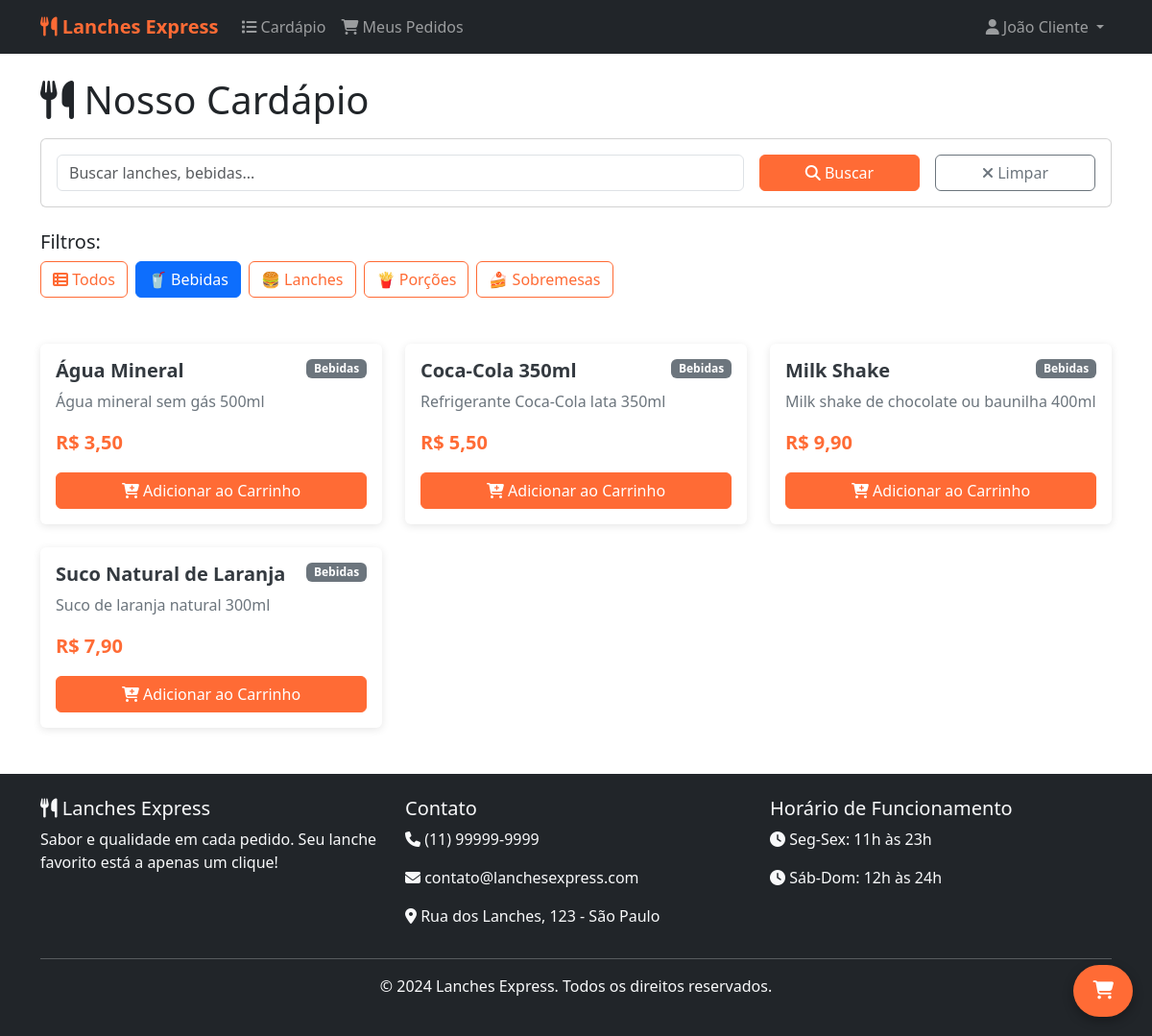
/cliente/menu.php?categoria=2 (signed in), run on the app's committed database.
### tables this page shows
CREATE TABLE categorias (
    id INT AUTO_INCREMENT PRIMARY KEY,
    nome VARCHAR(50) NOT NULL,
    descricao TEXT,
    ativo BOOLEAN DEFAULT TRUE,
    criado_em TIMESTAMP DEFAULT CURRENT_TIMESTAMP
);

CREATE TABLE produtos (
    id INT AUTO_INCREMENT PRIMARY KEY,
    nome VARCHAR(100) NOT NULL,
    descricao TEXT,
    preco DECIMAL(10,2) NOT NULL,
    categoria_id INT,
    imagem VARCHAR(255),
    disponivel BOOLEAN DEFAULT TRUE,
    ativo BOOLEAN DEFAULT TRUE,
    criado_em TIMESTAMP DEFAULT CURRENT_TIMESTAMP,
    atualizado_em TIMESTAMP DEFAULT CURRENT_TIMESTAMP ON UPDATE CURRENT_TIMESTAMP,
    FOREIGN KEY (categoria_id) REFERENCES categorias(id) ON DELETE SET NULL
);

### config/database.php (called while the page is built, shortened)
<?php
class Database {
    private static $instance = null;
    private $pdo;
    private $host = 'localhost';
    private $dbname = 'sistema_lanches';
    private $username = 'root';
    private $password = '';
    private function __construct() {
        try {
            $this->pdo = $this->createConnection(true);
        } catch (PDOException $e) {
            if ($this->isUnknownDatabaseError($e)) {
                try {
                    $this->bootstrapDatabase();
                } catch (Throwable $bootstrapError) {
                    die("Erro na conexão com o banco de dados: " . $bootstrapError->getMessage());
                }
            } else {
                die("Erro na conexão com o banco de dados: " . $e->getMessage());
            }
        }
    }
    private function createConnection($useDatabase = true) {
        $dsn = "mysql:host={$this->host};charset=utf8mb4";
        if ($useDatabase) {
            $dsn = "mysql:host={$this->host};dbname={$this->dbname};charset=utf8mb4";
        }
        $pdo = new PDO($dsn, $this->username, $this->password);
        $pdo->setAttribute(PDO::ATTR_ERRMODE, PDO::ERRMODE_EXCEPTION);
        $pdo->setAttribute(PDO::ATTR_DEFAULT_FETCH_MODE, PDO::FETCH_ASSOC);
        return $pdo;
    }
    public static function getInstance() {
        if (self::$instance === null) {
            self::$instance = new self();
        }
        return self::$instance;
    }
    public function getConnection() {
        return $this->pdo;
    }
}
function getDB() {
    return Database::getInstance()->getConnection();
}
?>

### classes/Categoria.php (called while the page is built, shortened)
<?php
require_once __DIR__ . '/../config/database.php';
class Categoria {
    private $db;
    public function __construct() {
        $this->db = getDB();
    }
    public function listarAtivas() {
        $stmt = $this->db->prepare("SELECT * FROM categorias WHERE ativo = TRUE ORDER BY nome");
        $stmt->execute();
        return $stmt->fetchAll();
    }
}
?>

### classes/Produto.php (called while the page is built, shortened)
<?php
require_once __DIR__ . '/../config/database.php';
class Produto {
    private $db;
    public function __construct() {
        $this->db = getDB();
    }
    public function listarPorCategoria($categoria_id = null) {
        if ($categoria_id) {
            $stmt = $this->db->prepare("
                SELECT p.*, c.nome as categoria_nome
                FROM produtos p
                LEFT JOIN categorias c ON p.categoria_id = c.id
                WHERE p.categoria_id = ? AND p.ativo = TRUE AND p.disponivel = TRUE
                ORDER BY p.nome
            ");
            $stmt->execute([$categoria_id]);
        }
        return $stmt->fetchAll();
    }
}
?>

### cliente/menu.php (the view, shortened to what this page needs)
<?php
require_once '../config/database.php';
require_once '../classes/Categoria.php';
require_once '../classes/Produto.php';
$categoria = new Categoria();
$produto = new Produto();
$categoria_atual = isset($_GET['categoria']) ? intval($_GET['categoria']) : null;
$busca = isset($_GET['busca']) ? trim($_GET['busca']) : '';
$categorias = $categoria->listarAtivas();
if ($categoria_atual) {
    $produtos = $produto->listarPorCategoria($categoria_atual);
} elseif ($busca) {
    $produtos = array_filter($produto->listarPorCategoria(), function($p) use ($busca) {
        return stripos($p['nome'], $busca) !== false || stripos($p['descricao'], $busca) !== false;
    });
} else {
    $produtos = $produto->listarPorCategoria();
}
include '../templates/header.php';
?>
<div class="row mb-4">
    <div class="col-12">
        <h1 class="mb-3">
            <i class="fas fa-utensils"></i> Nosso Cardápio
        </h1>
        <div class="card mb-4">
            <div class="card-body">
                <form method="GET" class="row g-3">
                    <div class="col-md-8">
                        <input type="text" class="form-control" name="busca"
                               placeholder="Buscar lanches, bebidas..."
                               value="<?= htmlspecialchars($busca) ?>">
                    </div>
                    <div class="col-md-2">
                        <button type="submit" class="btn btn-primary w-100">
                            <i class="fas fa-search"></i> Buscar
                        </button>
                    </div>
                    <div class="col-md-2">
                        <a href="menu.php" class="btn btn-outline-secondary w-100">
                            <i class="fas fa-times"></i> Limpar
                        </a>
                    </div>
                </form>
            </div>
        </div>
        <div class="mb-4">
            <h5>Filtros:</h5>
            <div class="d-flex flex-wrap gap-2">
                <a href="menu.php" class="btn btn-outline-primary <?= !$categoria_atual && !$busca ? 'active' : '' ?>">
                    <i class="fas fa-th-list"></i> Todos
                </a>
                <?php foreach ($categorias as $cat): ?>
                    <a href="menu.php?categoria=<?= $cat['id'] ?>"
                       class="btn btn-outline-primary <?= $categoria_atual == $cat['id'] ? 'active' : '' ?>">
                        <?php
                        $icones = [
                            'Lanches' => '🍔',
                            'Bebidas' => '🥤',
                            'Sobremesas' => '🍰',
                            'Porções' => '🍟'
                        ];
                        echo $icones[$cat['nome']] ?? '🍽️';
                        ?>
                        <?= htmlspecialchars($cat['nome']) ?>
                    </a>
                <?php endforeach; ?>
            </div>
        </div>
    </div>
</div>
<div class="row g-4">
    <?php if (empty($produtos)): ?>
        <div class="col-12">
            <div class="alert alert-info text-center">
                <i class="fas fa-search"></i>
                <h4>Nenhum produto encontrado</h4>
                <p>Tente ajustar sua busca ou filtro.</p>
                <a href="menu.php" class="btn btn-primary">Ver todos os produtos</a>
            </div>
        </div>
    <?php else: ?>
        <?php foreach ($produtos as $prod): ?>
            <div class="col-lg-4 col-md-6">
                <div class="card card-food h-100 <?= !$prod['disponivel'] ? 'produto-indisponivel' : '' ?>">
                    <div class="card-body d-flex flex-column">
                        <div class="d-flex justify-content-between align-items-start mb-2">
                            <h5 class="card-title mb-0"><?= htmlspecialchars($prod['nome']) ?></h5>
                            <span class="badge bg-secondary">
                                <?= htmlspecialchars($prod['categoria_nome']) ?>
                            </span>
                        </div>
                        <p class="card-text flex-grow-1">
                            <?= htmlspecialchars($prod['descricao']) ?>
                        </p>
                        <div class="price mb-3">
                            R$ <?= number_format($prod['preco'], 2, ',', '.') ?>
                        </div>
                        <?php if ($prod['disponivel']): ?>
                            <button class="btn btn-primary w-100"
                                    onclick="adicionarAoCarrinho(<?= $prod['id'] ?>, '<?= addslashes($prod['nome']) ?>', <?= $prod['preco'] ?>, '<?= addslashes($prod['imagem'] ?? '') ?>')">
                                <i class="fas fa-cart-plus"></i> Adicionar ao Carrinho
                            </button>
                        <?php else: ?>
                            <button class="btn btn-secondary w-100" disabled>
                                <i class="fas fa-ban"></i> Indisponível
                            </button>
                        <?php endif; ?>
                    </div>
                </div>
            </div>
        <?php endforeach; ?>
    <?php endif; ?>
</div>
<div class="cart-float" onclick="window.location.href='carrinho.php'">
    <i class="fas fa-shopping-cart"></i>
</div>
<?php include '../templates/footer.php'; ?>

### assets/css/style.css (style rules this page uses)
:root { --primary-color: #ff6b35; --secondary-color: #f8f9fa; --success-color: #28a745; --danger-color: #dc3545; --warning-color: #ffc107; --info-color: #17a2b8; --dark-color: #343a40; --light-color: #f8f9fa; }
.card-food { transition: all 0.3s ease; border: none; box-shadow: 0 2px 8px rgba(0,0,0,0.1); height: 100%; }
.card-food .card-body { display: flex; flex-direction: column; }
.card-food .card-title { font-weight: bold; color: var(--dark-color); }
.card-food .card-text { flex-grow: 1; color: #6c757d; }
.card-food .price { font-size: 1.25rem; font-weight: bold; color: var(--primary-color); margin-bottom: 1rem; }
.cart-float { position: fixed; bottom: 20px; right: 20px; background: var(--primary-color); color: white; border-radius: 50px; padding: 15px 20px; box-shadow: 0 4px 12px rgba(0,0,0,0.3); z-index: 1000; transition: all 0.3s ease; cursor: pointer; }
.cart-float i { font-size: 1.2rem; }
.btn-primary { background-color: var(--primary-color); border-color: var(--primary-color); }
.btn-outline-primary { color: var(--primary-color); border-color: var(--primary-color); }

### templates/header.php (style rules this page uses)
.btn-primary { background-color: #ff6b35; border-color: #ff6b35; }
.card-food { transition: transform 0.2s; border: none; box-shadow: 0 2px 8px rgba(0,0,0,0.1); }

### data on the page
categorias: nome "🥤", nome "Bebidas"
categorias: nome "🍔", nome "Lanches"
categorias: nome "🍟", nome "Porções"
categorias: nome "🍰", nome "Sobremesas"
produtos: nome "Água Mineral", categoria.nome "Bebidas", descricao "Água mineral sem gás 500ml", preco "3,50"
produtos: nome "Coca-Cola 350ml", categoria.nome "Bebidas", descricao "Refrigerante Coca-Cola lata 350ml", preco "5,50"
produtos: nome "Milk Shake", categoria.nome "Bebidas", descricao "Milk shake de chocolate ou baunilha 400ml", preco "9,90"
produtos: nome "Suco Natural de Laranja", categoria.nome "Bebidas", descricao "Suco de laranja natural 300ml", preco "7,90"

### other printed values
$_SESSION['usuario']['nome'] "João Cliente"
